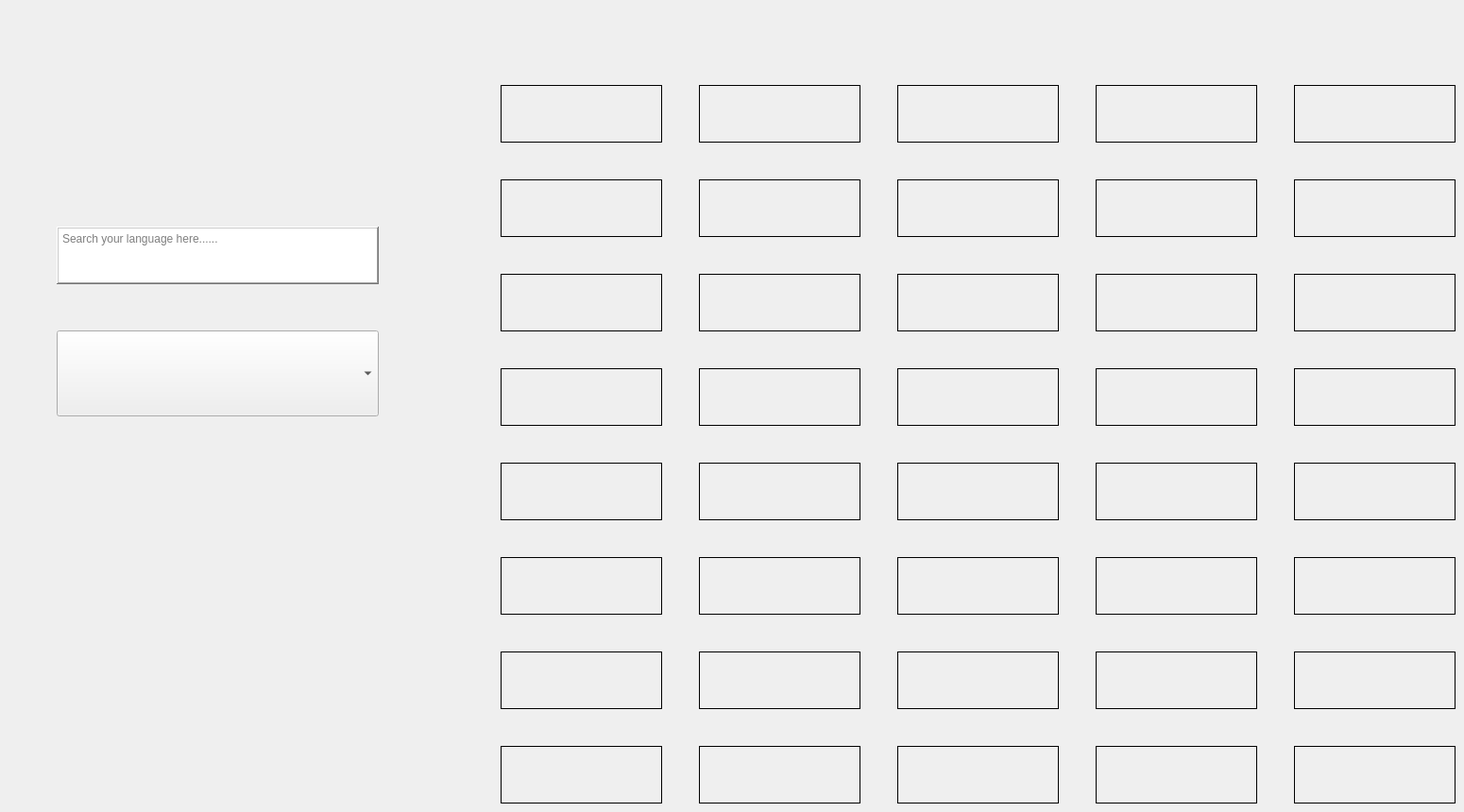
    <widget class="QWidget" name="language_tab">
     <attribute name="title">
      <string>Languages</string>
     </attribute>
     <widget class="QTextBrowser" name="textBrowser_2">
      <property name="geometry">
       <rect>
        <x>60</x>
        <y>240</y>
        <width>341</width>
        <height>61</height>
       </rect>
      </property>
      <property name="layoutDirection">
       <enum>Qt::LeftToRight</enum>
      </property>
      <property name="frameShape">
       <enum>QFrame::WinPanel</enum>
      </property>
      <property name="frameShadow">
       <enum>QFrame::Raised</enum>
      </property>
      <property name="placeholderText">
       <string>Search your language here......</string>
      </property>
     </widget>
     <widget class="QLabel" name="label_79">
      <property name="geometry">
       <rect>
        <x>530</x>
        <y>90</y>
        <width>171</width>
        <height>61</height>
       </rect>
      </property>
      <property name="frameShape">
       <enum>QFrame::Panel</enum>
      </property>
      <property name="text">
       <string/>
      </property>
      <property name="scaledContents">
       <bool>true</bool>
      </property>
     </widget>
     <widget class="QLabel" name="label_80">
      <property name="geometry">
       <rect>
        <x>530</x>
        <y>190</y>
        <width>171</width>
        <height>61</height>
       </rect>
      </property>
      <property name="frameShape">
       <enum>QFrame::Panel</enum>
      </property>
      <property name="text">
       <string/>
      </property>
      <property name="scaledContents">
       <bool>true</bool>
      </property>
     </widget>
     <widget class="QLabel" name="label_81">
      <property name="geometry">
       <rect>
        <x>530</x>
        <y>290</y>
        <width>171</width>
        <height>61</height>
       </rect>
      </property>
      <property name="frameShape">
       <enum>QFrame::Panel</enum>
      </property>
      <property name="text">
       <string/>
      </property>
      <property name="scaledContents">
       <bool>true</bool>
      </property>
     </widget>
     <widget class="QLabel" name="label_82">
      <property name="geometry">
       <rect>
        <x>530</x>
        <y>390</y>
        <width>171</width>
        <height>61</height>
       </rect>
      </property>
      <property name="frameShape">
       <enum>QFrame::Panel</enum>
      </property>
      <property name="text">
       <string/>
      </property>
      <property name="scaledContents">
       <bool>true</bool>
      </property>
     </widget>
     <widget class="QLabel" name="label_83">
      <property name="geometry">
       <rect>
        <x>740</x>
        <y>290</y>
        <width>171</width>
        <height>61</height>
       </rect>
      </property>
      <property name="frameShape">
       <enum>QFrame::Panel</enum>
      </property>
      <property name="text">
       <string/>
      </property>
      <property name="scaledContents">
       <bool>true</bool>
      </property>
     </widget>
     <widget class="QLabel" name="label_84">
      <property name="geometry">
       <rect>
        <x>740</x>
        <y>390</y>
        <width>171</width>
        <height>61</height>
       </rect>
      </property>
      <property name="frameShape">
       <enum>QFrame::Panel</enum>
      </property>
      <property name="text">
       <string/>
      </property>
      <property name="scaledContents">
       <bool>true</bool>
      </property>
     </widget>
     <widget class="QLabel" name="label_85">
      <property name="geometry">
       <rect>
        <x>740</x>
        <y>90</y>
        <width>171</width>
        <height>61</height>
       </rect>
      </property>
      <property name="frameShape">
       <enum>QFrame::Panel</enum>
      </property>
      <property name="text">
       <string/>
      </property>
      <property name="scaledContents">
       <bool>true</bool>
      </property>
     </widget>
     <widget class="QLabel" name="label_86">
      <property name="geometry">
       <rect>
        <x>740</x>
        <y>190</y>
        <width>171</width>
        <height>61</height>
       </rect>
      </property>
      <property name="frameShape">
       <enum>QFrame::Panel</enum>
      </property>
      <property name="text">
       <string/>
      </property>
      <property name="scaledContents">
       <bool>true</bool>
      </property>
     </widget>
     <widget class="QLabel" name="label_87">
      <property name="geometry">
       <rect>
        <x>1160</x>
        <y>390</y>
        <width>171</width>
        <height>61</height>
       </rect>
      </property>
      <property name="frameShape">
       <enum>QFrame::Panel</enum>
      </property>
      <property name="text">
       <string/>
      </property>
      <property name="scaledContents">
       <bool>true</bool>
      </property>
     </widget>
     <widget class="QLabel" name="label_88">
      <property name="geometry">
       <rect>
        <x>1160</x>
        <y>290</y>
        <width>171</width>
        <height>61</height>
       </rect>
      </property>
      <property name="frameShape">
       <enum>QFrame::Panel</enum>
      </property>
      <property name="text">
       <string/>
      </property>
      <property name="scaledContents">
       <bool>true</bool>
      </property>
     </widget>
     <widget class="QLabel" name="label_89">
      <property name="geometry">
       <rect>
        <x>950</x>
        <y>390</y>
        <width>171</width>
        <height>61</height>
       </rect>
      </property>
      <property name="frameShape">
       <enum>QFrame::Panel</enum>
      </property>
      <property name="text">
       <string/>
      </property>
      <property name="scaledContents">
       <bool>true</bool>
      </property>
     </widget>
     <widget class="QLabel" name="label_90">
      <property name="geometry">
       <rect>
        <x>1160</x>
        <y>190</y>
        <width>171</width>
        <height>61</height>
       </rect>
      </property>
      <property name="frameShape">
       <enum>QFrame::Panel</enum>
      </property>
      <property name="text">
       <string/>
      </property>
      <property name="scaledContents">
       <bool>true</bool>
      </property>
     </widget>
     <widget class="QLabel" name="label_91">
      <property name="geometry">
       <rect>
        <x>950</x>
        <y>90</y>
        <width>171</width>
        <height>61</height>
       </rect>
      </property>
      <property name="frameShape">
       <enum>QFrame::Panel</enum>
      </property>
      <property name="text">
       <string/>
      </property>
      <property name="scaledContents">
       <bool>true</bool>
      </property>
     </widget>
     <widget class="QLabel" name="label_92">
      <property name="geometry">
       <rect>
        <x>1160</x>
        <y>90</y>
        <width>171</width>
        <height>61</height>
       </rect>
      </property>
      <property name="frameShape">
       <enum>QFrame::Panel</enum>
      </property>
      <property name="text">
       <string/>
      </property>
      <property name="scaledContents">
       <bool>true</bool>
      </property>
     </widget>
     <widget class="QLabel" name="label_93">
      <property name="geometry">
       <rect>
        <x>950</x>
        <y>190</y>
        <width>171</width>
        <height>61</height>
       </rect>
      </property>
      <property name="frameShape">
       <enum>QFrame::Panel</enum>
      </property>
      <property name="text">
       <string/>
      </property>
      <property name="scaledContents">
       <bool>true</bool>
      </property>
     </widget>
     <widget class="QLabel" name="label_94">
      <property name="geometry">
       <rect>
        <x>950</x>
        <y>290</y>
        <width>171</width>
        <height>61</height>
       </rect>
      </property>
      <property name="frameShape">
       <enum>QFrame::Panel</enum>
      </property>
      <property name="text">
       <string/>
      </property>
      <property name="scaledContents">
       <bool>true</bool>
      </property>
     </widget>
     <widget class="QLabel" name="label_95">
      <property name="geometry">
       <rect>
        <x>1370</x>
        <y>390</y>
        <width>171</width>
        <height>61</height>
       </rect>
      </property>
      <property name="frameShape">
       <enum>QFrame::Panel</enum>
      </property>
      <property name="text">
       <string/>
      </property>
      <property name="scaledContents">
       <bool>true</bool>
      </property>
     </widget>
     <widget class="QLabel" name="label_96">
      <property name="geometry">
       <rect>
        <x>1370</x>
        <y>90</y>
        <width>171</width>
        <height>61</height>
       </rect>
      </property>
      <property name="frameShape">
       <enum>QFrame::Panel</enum>
      </property>
      <property name="text">
       <string/>
      </property>
      <property name="scaledContents">
       <bool>true</bool>
      </property>
     </widget>
     <widget class="QLabel" name="label_97">
      <property name="geometry">
       <rect>
        <x>1370</x>
        <y>190</y>
        <width>171</width>
        <height>61</height>
       </rect>
      </property>
      <property name="frameShape">
       <enum>QFrame::Panel</enum>
      </property>
      <property name="text">
       <string/>
      </property>
      <property name="scaledContents">
       <bool>true</bool>
      </property>
     </widget>
     <widget class="QLabel" name="label_98">
      <property name="geometry">
       <rect>
        <x>1370</x>
        <y>290</y>
        <width>171</width>
        <height>61</height>
       </rect>
      </property>
      <property name="frameShape">
       <enum>QFrame::Panel</enum>
      </property>
      <property name="text">
       <string/>
      </property>
      <property name="scaledContents">
       <bool>true</bool>
      </property>
     </widget>
     <widget class="QLabel" name="label_99">
      <property name="geometry">
       <rect>
        <x>740</x>
        <y>490</y>
        <width>171</width>
        <height>61</height>
       </rect>
      </property>
      <property name="frameShape">
       <enum>QFrame::Panel</enum>
      </property>
      <property name="text">
       <string/>
      </property>
      <property name="scaledContents">
       <bool>true</bool>
      </property>
     </widget>
     <widget class="QLabel" name="label_100">
      <property name="geometry">
       <rect>
        <x>1160</x>
        <y>490</y>
        <width>171</width>
        <height>61</height>
       </rect>
      </property>
      <property name="frameShape">
       <enum>QFrame::Panel</enum>
      </property>
      <property name="text">
       <string/>
      </property>
      <property name="scaledContents">
       <bool>true</bool>
      </property>
     </widget>
     <widget class="QLabel" name="label_101">
      <property name="geometry">
       <rect>
        <x>950</x>
        <y>790</y>
        <width>171</width>
        <height>61</height>
       </rect>
      </property>
      <property name="frameShape">
       <enum>QFrame::Panel</enum>
      </property>
      <property name="text">
       <string/>
      </property>
      <property name="scaledContents">
       <bool>true</bool>
      </property>
     </widget>
     <widget class="QLabel" name="label_102">
      <property name="geometry">
       <rect>
        <x>1370</x>
        <y>490</y>
        <width>171</width>
        <height>61</height>
       </rect>
      </property>
      <property name="frameShape">
       <enum>QFrame::Panel</enum>
      </property>
      <property name="text">
       <string/>
      </property>
      <property name="scaledContents">
       <bool>true</bool>
      </property>
     </widget>
     <widget class="QLabel" name="label_103">
      <property name="geometry">
       <rect>
        <x>950</x>
        <y>490</y>
        <width>171</width>
        <height>61</height>
       </rect>
      </property>
      <property name="frameShape">
       <enum>QFrame::Panel</enum>
      </property>
      <property name="text">
       <string/>
      </property>
      <property name="scaledContents">
       <bool>true</bool>
      </property>
     </widget>
     <widget class="QLabel" name="label_104">
      <property name="geometry">
       <rect>
        <x>1370</x>
        <y>790</y>
        <width>171</width>
        <height>61</height>
       </rect>
      </property>
      <property name="frameShape">
       <enum>QFrame::Panel</enum>
      </property>
      <property name="text">
       <string/>
      </property>
      <property name="scaledContents">
       <bool>true</bool>
      </property>
     </widget>
     <widget class="QLabel" name="label_105">
      <property name="geometry">
       <rect>
        <x>1160</x>
        <y>590</y>
        <width>171</width>
        <height>61</height>
       </rect>
      </property>
      <property name="frameShape">
       <enum>QFrame::Panel</enum>
      </property>
      <property name="text">
       <string/>
      </property>
      <property name="scaledContents">
       <bool>true</bool>
      </property>
     </widget>
     <widget class="QLabel" name="label_106">
      <property name="geometry">
       <rect>
        <x>740</x>
        <y>590</y>
        <width>171</width>
        <height>61</height>
       </rect>
      </property>
      <property name="frameShape">
       <enum>QFrame::Panel</enum>
      </property>
      <property name="text">
       <string/>
      </property>
      <property name="scaledContents">
       <bool>true</bool>
      </property>
     </widget>
     <widget class="QLabel" name="label_107">
      <property name="geometry">
       <rect>
        <x>950</x>
        <y>590</y>
        <width>171</width>
        <height>61</height>
       </rect>
      </property>
      <property name="frameShape">
       <enum>QFrame::Panel</enum>
      </property>
      <property name="text">
       <string/>
      </property>
      <property name="scaledContents">
       <bool>true</bool>
      </property>
     </widget>
     <widget class="QLabel" name="label_108">
      <property name="geometry">
       <rect>
        <x>530</x>
        <y>490</y>
        <width>171</width>
        <height>61</height>
       </rect>
      </property>
      <property name="frameShape">
       <enum>QFrame::Panel</enum>
      </property>
      <property name="text">
       <string/>
      </property>
      <property name="scaledContents">
       <bool>true</bool>
      </property>
     </widget>
     <widget class="QLabel" name="label_109">
      <property name="geometry">
       <rect>
        <x>1160</x>
        <y>690</y>
        <width>171</width>
        <height>61</height>
       </rect>
      </property>
      <property name="frameShape">
       <enum>QFrame::Panel</enum>
      </property>
      <property name="text">
       <string/>
      </property>
      <property name="scaledContents">
       <bool>true</bool>
      </property>
     </widget>
     <widget class="QLabel" name="label_110">
      <property name="geometry">
       <rect>
        <x>1370</x>
        <y>590</y>
        <width>171</width>
        <height>61</height>
       </rect>
      </property>
      <property name="frameShape">
       <enum>QFrame::Panel</enum>
      </property>
      <property name="text">
       <string/>
      </property>
      <property name="scaledContents">
       <bool>true</bool>
      </property>
     </widget>
     <widget class="QLabel" name="label_111">
      <property name="geometry">
       <rect>
        <x>1370</x>
        <y>690</y>
        <width>171</width>
        <height>61</height>
       </rect>
      </property>
      <property name="frameShape">
       <enum>QFrame::Panel</enum>
      </property>
      <property name="text">
       <string/>
      </property>
      <property name="scaledContents">
       <bool>true</bool>
      </property>
     </widget>
     <widget class="QLabel" name="label_112">
      <property name="geometry">
       <rect>
        <x>1160</x>
        <y>790</y>
        <width>171</width>
        <height>61</height>
       </rect>
      </property>
      <property name="frameShape">
       <enum>QFrame::Panel</enum>
      </property>
      <property name="text">
       <string/>
      </property>
      <property name="scaledContents">
       <bool>true</bool>
      </property>
     </widget>
     <widget class="QLabel" name="label_113">
      <property name="geometry">
       <rect>
        <x>530</x>
        <y>690</y>
        <width>171</width>
        <height>61</height>
       </rect>
      </property>
      <property name="frameShape">
       <enum>QFrame::Panel</enum>
      </property>
      <property name="text">
       <string/>
      </property>
      <property name="scaledContents">
       <bool>true</bool>
      </property>
     </widget>
     <widget class="QLabel" name="label_114">
      <property name="geometry">
       <rect>
        <x>530</x>
        <y>790</y>
        <width>171</width>
        <height>61</height>
       </rect>
      </property>
      <property name="frameShape">
       <enum>QFrame::Panel</enum>
      </property>
      <property name="text">
       <string/>
      </property>
      <property name="scaledContents">
       <bool>true</bool>
      </property>
     </widget>
     <widget class="QLabel" name="label_115">
      <property name="geometry">
       <rect>
        <x>740</x>
        <y>690</y>
        <width>171</width>
        <height>61</height>
       </rect>
      </property>
      <property name="frameShape">
       <enum>QFrame::Panel</enum>
      </property>
      <property name="text">
       <string/>
      </property>
      <property name="scaledContents">
       <bool>true</bool>
      </property>
     </widget>
     <widget class="QLabel" name="label_116">
      <property name="geometry">
       <rect>
        <x>740</x>
        <y>790</y>
        <width>171</width>
        <height>61</height>
       </rect>
      </property>
      <property name="frameShape">
       <enum>QFrame::Panel</enum>
      </property>
      <property name="text">
       <string/>
      </property>
      <property name="scaledContents">
       <bool>true</bool>
      </property>
     </widget>
     <widget class="QLabel" name="label_117">
      <property name="geometry">
       <rect>
        <x>950</x>
        <y>690</y>
        <width>171</width>
        <height>61</height>
       </rect>
      </property>
      <property name="frameShape">
       <enum>QFrame::Panel</enum>
      </property>
      <property name="text">
       <string/>
      </property>
      <property name="scaledContents">
       <bool>true</bool>
      </property>
     </widget>
     <widget class="QLabel" name="label_118">
      <property name="geometry">
       <rect>
        <x>530</x>
        <y>590</y>
        <width>171</width>
        <height>61</height>
       </rect>
      </property>
      <property name="frameShape">
       <enum>QFrame::Panel</enum>
      </property>
      <property name="text">
       <string/>
      </property>
      <property name="scaledContents">
       <bool>true</bool>
      </property>
     </widget>
     <widget class="QComboBox" name="comboBox_2">
      <property name="geometry">
       <rect>
        <x>60</x>
        <y>350</y>
        <width>341</width>
        <height>91</height>
       </rect>
      </property>
     </widget>
    </widget>
